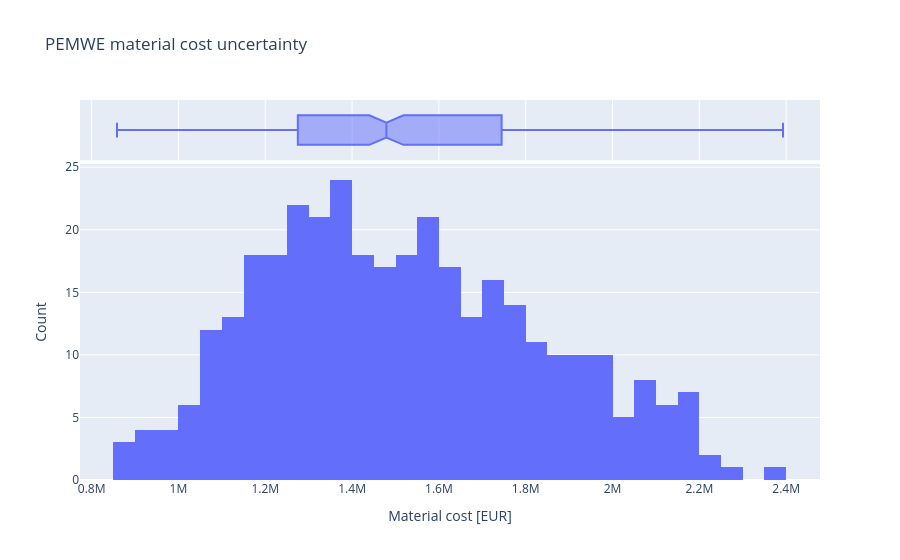

The notebook cell saved with this chart:
### Markdown cell above
> ### Distribution assumptions
> Historical metal prices use empirical uncertainty distributions: Steel and Copper are triangular, while Nickel is lognormal.

### Code cell
from util_uncertainty import material_uncertainty_table, run_material_monte_carlo
from inputs import HISTORICAL_METAL_STATS

material_uncertainty = material_uncertainty_table(
    material_df,
    HISTORICAL_METAL_STATS,
)

material_uncertainty[
    [
        "Material",
        "Unit Price",
        "Cost",
        "Cost Share",
        "Distribution",
        "Relative Uncertainty",
    ]
]

# run mc

material_mc = run_material_monte_carlo(
    material_uncertainty,
    HISTORICAL_METAL_STATS,
    n_draws=2048 * 5, 
    seed=123456,
)
material_cost_samples = np.asarray(
    material_mc.outvars["Material Cost"].vals,
    dtype=float,
)


display(pd.Series({
    "Mean": material_cost_samples.mean(),
    "Std": material_cost_samples.std(ddof=1),
    "P05": np.quantile(material_cost_samples, 0.05),
    "Median": np.quantile(material_cost_samples, 0.50),
    "P95": np.quantile(material_cost_samples, 0.95),
}))


material_cost_samples = np.asarray(
    material_mc.outvars["Material Cost"].vals,
    dtype=float,
)

plot_distribution(
    material_cost_samples,
    title="PEMWE material cost uncertainty",
    x_title="Material cost [EUR]",
).show()

### Figure 1 — Plotly figure (JSON) as saved in the notebook; plotly's stock layout.template omitted (floating-point values rounded to 4 significant figures; data arrays with more than 128 entries replaced by an {"elided": "..."} marker saying what was removed)
{"data": [{"bingroup": "x", "hovertemplate": "x=%{x}<br>count=%{y}<extra></extra>", "legendgroup": "", "marker": {"color": "#636efa", "pattern": {"shape": ""}}, "name": "", "nbinsx": 60, "orientation": "v", "showlegend": false, "type": "histogram", "x": {"elided": "350 float values"}, "xaxis": "x", "yaxis": "y"}, {"hovertemplate": "x=%{x}<extra></extra>", "legendgroup": "", "marker": {"color": "#636efa"}, "name": "", "notched": true, "showlegend": false, "type": "box", "x": {"elided": "350 float values"}, "xaxis": "x2", "yaxis": "y2"}], "layout": {"barmode": "relative", "legend": {"tracegroupgap": 0}, "title": {"text": "PEMWE material cost uncertainty"}, "xaxis": {"anchor": "y", "domain": [0, 1], "title": {"text": "Material cost [EUR]"}}, "xaxis2": {"anchor": "y2", "domain": [0, 1], "matches": "x", "showgrid": true, "showticklabels": false}, "yaxis": {"anchor": "x", "domain": [0, 0.8316], "title": {"text": "Count"}}, "yaxis2": {"anchor": "x2", "domain": [0.8416, 1], "matches": "y2", "showgrid": false, "showline": false, "showticklabels": false, "ticks": ""}}}
